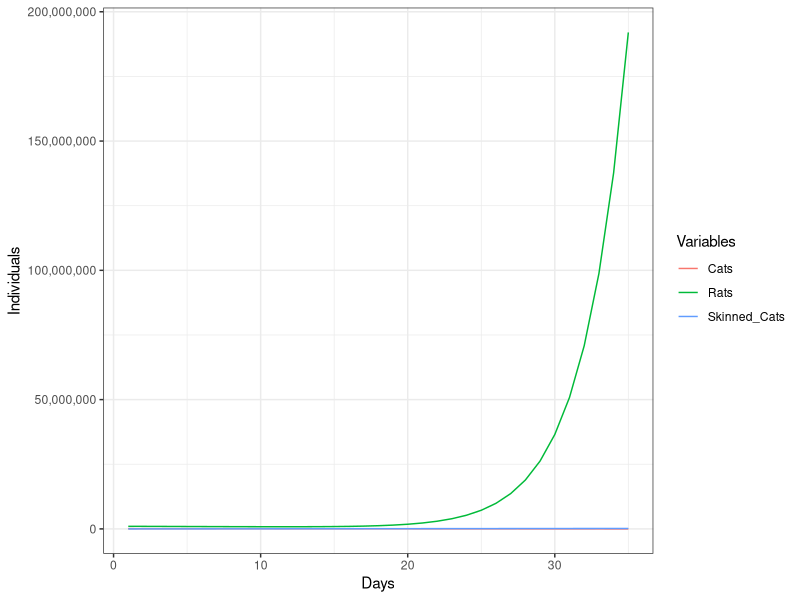
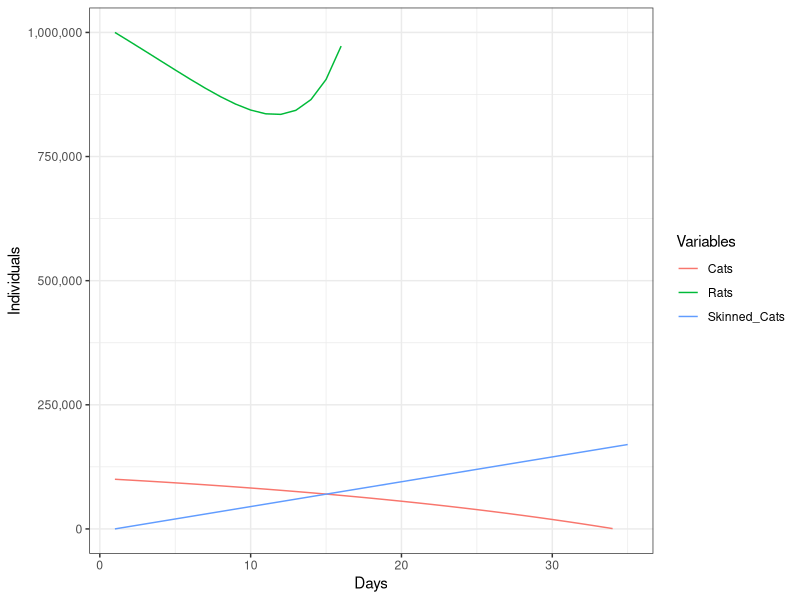
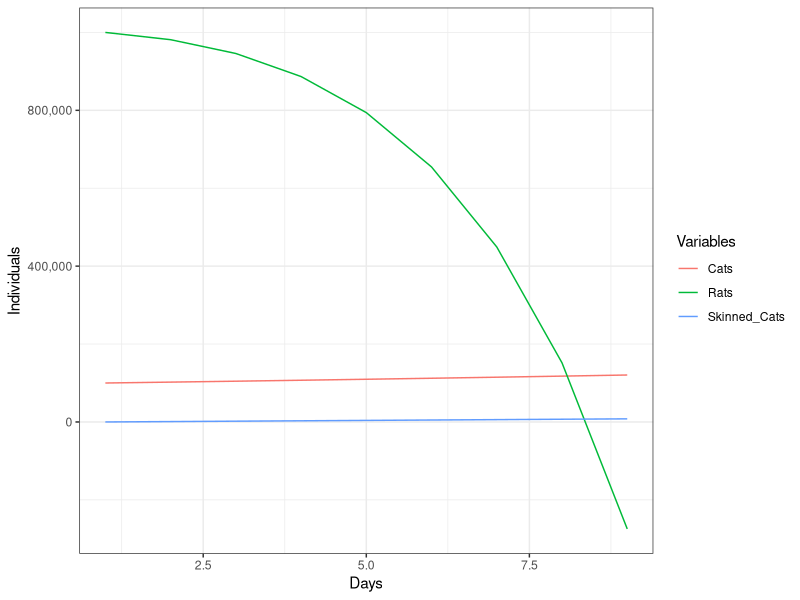
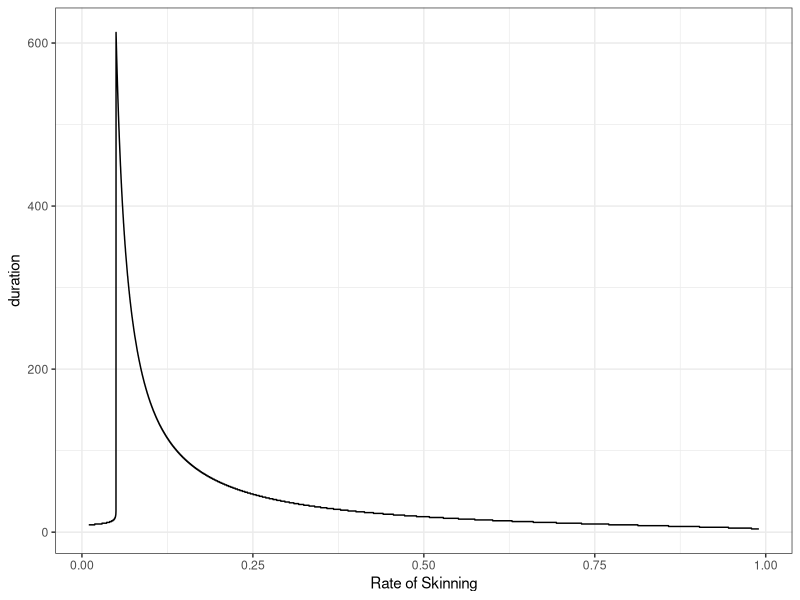
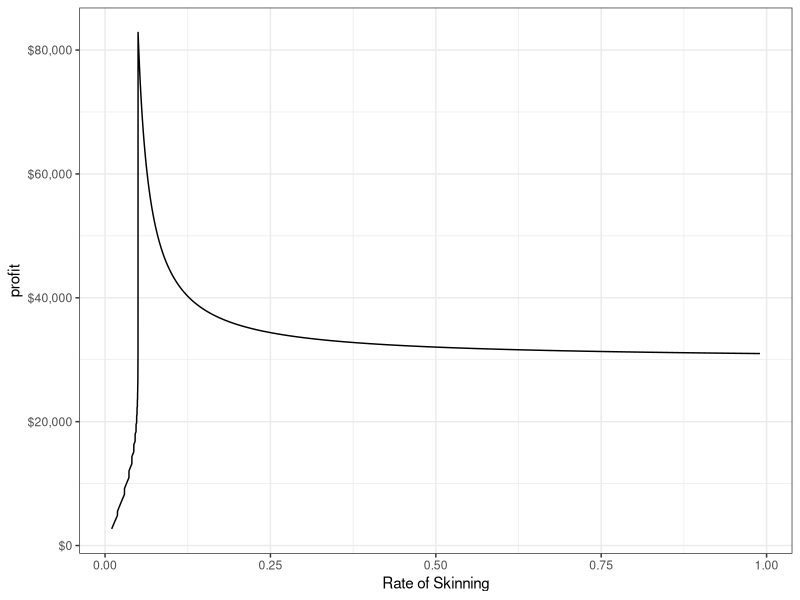

These figures' R source, in order:
## ---- chunk 1
library(knitr)
opts_chunk$set(tidy.opts=list(width.cutoff=60),tidy=TRUE)
knitr::opts_chunk$set(fig.width = 3, fig.height=2) 
## ---- chunk 2
library(tidyverse) #load this package for plotting and manipulating data
total_days <- 3650 # going to simluate the model for 10 decades

#pre-allocate vectors
C <- rep(NA, total_days) #Vector of number of cats
R <- rep(NA, total_days) #Vector of number of rats
D <- rep(NA, total_days) #Vector of number of skinned cats

#initial population size
C[1] <- 100000 #initial cat population size
R[1] <- 1000000 #initial rat population size
D[1] <- 0 #initial skinned cat population size

#loop to run the model
for (t in 1:total_days){
  if(C[t] < 0 | R[t] < 0){
    break} #stop the loop if either population is below zero.
  
  
#### Births #####
  C[t+1] <-  C[t] + (12/365)*C[t] # Cats
  R[t+1] <- R[t] + (144/365)*R[t] # Rats
  
### Feeding #####

  R[t+1] <- R[t+1] - 4*C[t+1]   # feed the cats
  
  # skin the cats
  D[t+1] <-  D[t]+ 5000 #add 5000 cats to skinned vector
  C[t+1] <- C[t+1] - 5000 #remove 5000 cats to skinned vector
}

#output the results in a dataframe 
#time in days, 
#cats vector
#number of skinned cats
model_output <- 
  data.frame(time = 1:total_days, 
             Cats = C, 
             Rats = R, 
             Skinned_Cats = D) %>%
   #remove days that were not used since the model stopped
    na.omit()
print(paste("population crash at", t, "days"))
## ---- chunk 3
  model_output %>%
  #change from wide form to long form
    gather(key = "Variables", value = "Individuals", -time) %>% 
    ggplot(aes(x = time, y = Individuals, color = Variables)) + geom_line() + theme_bw() +
  #reformat y axis
  scale_y_continuous(labels = function(x) format(x, big.mark = ",", scientific = F)) + 
  #add xlabel
  xlab("Days")
## ---- chunk 4
  model_output %>%
  #change from wide form to long form
    gather(key = "Variables", value = "Individuals", -time) %>% 
    ggplot(aes(x = time, y = Individuals, color = Variables)) + geom_line() + theme_bw() + 
    #reformat y axis
  scale_y_continuous(labels = function(x) format(x, big.mark = ",", scientific = F), limits = c(0, 1000000)) +
  #add xlabel
xlab("Days")

## ---- chunk 5
# going to simluate the model for 365 days
total_days <- 3650 

#pre-allocate vectors
C <- rep(NA, total_days)
R <- rep(NA, total_days)
D <- rep(NA, total_days)

#initial population size
C[1] <- 100000
R[1] <- 1000000
D[1] <- 0

#loop to run the model
for (t in 1:total_days){
  if(C[t] <= 1| R[t] <= 1){
    break} #stop the loop if either population is below zero.
  
  
#####Births ######
  #Cats
  C[t+1] <-  C[t] + (12/365)*C[t] 
  
  #Rats
  R[t+1] <- R[t] + (144/365)*R[t] 
  
  
### Feeding #####
  # feed the cats
  R[t+1] <- R[t+1] - 4*C[t+1]
  
  # skin the cats
  #now only doing 1000 a day
  D[t+1] <-  D[t] + 1000
  C[t+1] <- C[t+1] - 1000
}

model_output <- 
  data.frame(time = 1:total_days, 
             Cats = C, 
             Rats = R, 
             Skinned_Cats = D) %>%
    na.omit()
print(paste("population crash at", t, "days"))
## ---- chunk 6
  model_output %>%
    gather(key = "Variables", value = "Individuals", -time) %>%
    ggplot(aes(x = time, y = Individuals, color = Variables)) + geom_line() + theme_bw() +
  #reformat y axis
  scale_y_continuous(labels = function(x) format(x, big.mark = ",", scientific = FALSE)) + 
  #change x axis
  xlab("Days")

## ---- chunk 7

num_skinned <- seq(0.01, 0.99, by = .0001)

output <- data.frame(num_skinned, 
           duration = rep(NA, length(num_skinned)), 
           profit = rep(NA, length(num_skinned)))

for (i in 1:length(num_skinned)){
  
total_days <- 3650 # going to simluate the model for 365 days

#pre-allocate vectors
C <- rep(NA, total_days)
R <- rep(NA, total_days)
D <- rep(NA, total_days)

#initial population size
C[1] <- 100000
R[1] <- 1000000
D[1] <- 0

#loop to run the model
for (t in 1:total_days){
  if(C[t] <= 1| R[t] <= 1){
    break} #stop the loop if either population is below zero.
  
  
#####Births ######
  #Cats
  C[t+1] <-  C[t] + (12/365)*C[t] 
  
  #Rats
  R[t+1] <- R[t] + (144/365)*R[t] 
  
  
### Feeding #####
  # feed the cats
  R[t+1] <- R[t+1] - 4*C[t+1]
  
  # skin the cats
  #now only doing 1000 a day
  D[t+1] <-  D[t] + num_skinned[i] * C[t+1]
  C[t+1] <- C[t+1] - num_skinned[i] * C[t+1]
  }

output[i,2] <- t
output[i,3] <- D[t]* 0.3  
}
print(paste("population crash at", t, "days"))
## ---- chunk 8
  output %>%
    ggplot(aes(x = num_skinned, y = duration)) + geom_line() + theme_bw() + 
  #reformat y axis
  scale_y_continuous(labels = function(x) format(x, big.mark = ",", scientific = FALSE)) + xlab("Rate of Skinning")

## ---- chunk 9
  output %>%
    ggplot(aes(x = num_skinned, y = profit)) + geom_line() + theme_bw() + 
    #reformat y axis
  scale_y_continuous(labels = scales::dollar) + xlab("Rate of Skinning")
## ---- chunk 10
output %>%
  arrange(desc(profit)) %>%
  head()
